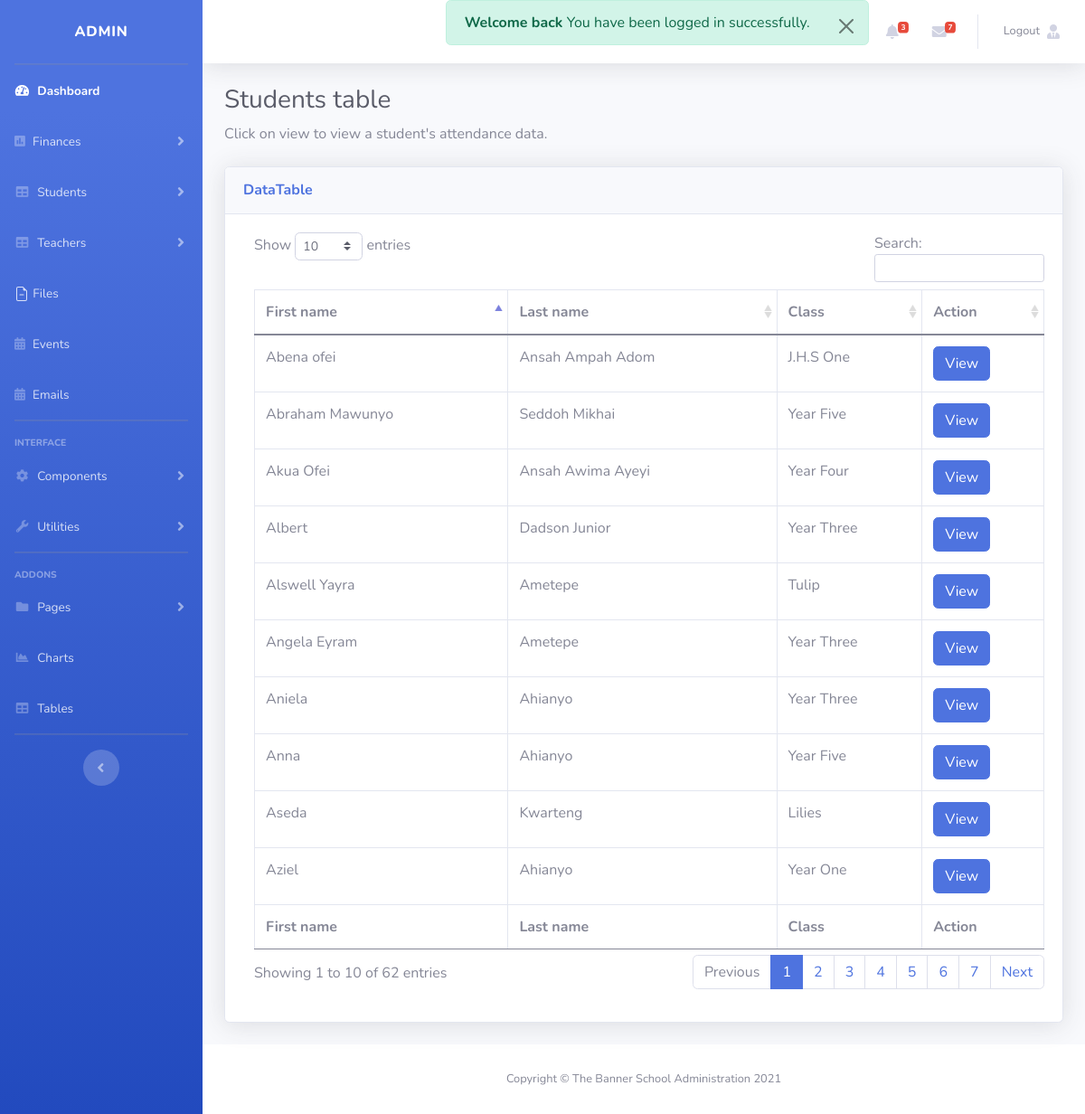
The app's page /home/attendance.php (signed in) with its own data.
### tables this page shows
CREATE TABLE IF NOT EXISTS `student` (
  `student_id` int(11) NOT NULL AUTO_INCREMENT,
  `firstname` varchar(100) NOT NULL,
  `lastname` varchar(100) NOT NULL,
  `class_id` int(11) NOT NULL,
  `username` varchar(100) NOT NULL,
  `password` varchar(100) NOT NULL,
  `location` varchar(100) NOT NULL,
  `status` varchar(100) NOT NULL,
  `balance` int(11) NOT NULL,
  `stu_status` int(11) NOT NULL,
  `dob` date NOT NULL,
  `gender` varchar(100) NOT NULL,
  PRIMARY KEY (`student_id`)
);

CREATE TABLE IF NOT EXISTS `class` (
  `class_id` int(11) NOT NULL AUTO_INCREMENT,
  `class_name` varchar(100) NOT NULL,
  `teacher_id` int(11) NOT NULL,
  PRIMARY KEY (`class_id`)
);

### home/attendance.php (the view, shortened to what this page needs)
<?php include "header.php"?>
<?php
$teacher_id = $_SESSION['id'];
?>
        <div class="container-fluid">
          <h1 class="h3 mb-2 text-gray-800">Students table</h1>
          <p class="mb-4">Click on view to view a student's attendance data</a>.</p>
          <div class="card shadow mb-4">
            <div class="card-header py-3">
              <h6 class="m-0 font-weight-bold text-primary">DataTable</h6>
            </div>
            <div class="card-body">
              <div class="table-responsive">
                <table class="table table-bordered" id="dataTable" width="100%" cellspacing="0">
                  <thead>
                    <tr>
                      <th>First name</th>
                      <th>Last name</th>
                      <th>Class</th>
                      <th>Action</th>
                    </tr>
                  </thead>
                  <tfoot>
                    <tr>
                    <th>First name</th>
                      <th>Last name</th>
                      <th>Class</th>
                      <th>Action</th>
                    </tr>
                  </tfoot>
                  <tbody>
                  <?php
                  if($user_type=='admin'){
                    $attendance_query=mysql_query("SELECT * FROM student LEFT JOIN class ON student.class_id=class.class_id WHERE stu_status='1'")or die(mysql_error());
                  }elseif($user_type=='teacher'){
                    $attendance_query=mysql_query("SELECT * FROM student LEFT JOIN class ON student.class_id=class.class_id LEFT JOIN teacher ON class.teacher_id=teacher.teacher_id WHERE teacher.teacher_id='$teacher_id' AND student.stu_status='1'")or die(mysql_error());
                  }else{
                    echo 'invalid user';
                  }?>
                  <?php
                  while($row = mysql_fetch_array($attendance_query)){
                    $id=$row['student_id'];
                    ?>
                      <tr>
                      <td><?php echo $row['firstname'];?></td>
                      <td><?php echo $row['lastname'];?></td>
                      <td><?php echo $row['class_name'];?></td>
                      <td><a class="btn btn-primary" href="student_attendance_data.php<?php echo '?id='.$id; ?>" role="button">View</a></td>
                    </tr>
                    <?php
                  }
                  ?>
                  </tbody>
                </table>
              </div>
            </div>
          </div>
        </div>
      </div>
      <?php include "footer.php"?>
</body>
</html>

### home/header.php (shortened to what this page needs)
<!DOCTYPE html>
<html lang="en">
<?php
$user_type=$_SESSION['type'];
$user_name=$_SESSION['name'];
?>
<head>
  <link href="vendor/fontawesome-free/css/all.min.css" rel="stylesheet" type="text/css">
  <link href="https://cdn.jsdelivr.net/npm/bootstrap@5.0.0-beta2/dist/css/bootstrap.min.css" rel="stylesheet">
  <link href="css/sb-admin-2.min.css" rel="stylesheet">
		<link href="vendors/fullcalendar/fullcalendar.css" rel="stylesheet" media="screen">
		<link href="assets/DT_bootstrap.css" rel="stylesheet" media="screen">
		<link href="vendors/jGrowl/jquery.jgrowl.css" rel="stylesheet" media="screen">
		<link rel="stylesheet" type="text/css" href="vendors/bootstrap-wysihtml5/src/bootstrap-wysihtml5.css"></link>
</head>
<body id="page-top">
  <div id="wrapper">
    <ul class="navbar-nav bg-gradient-primary sidebar sidebar-dark accordion" id="accordionSidebar">
      <a class="sidebar-brand d-flex align-items-center justify-content-center" href="index.php">
        <div class="sidebar-brand-text mx-3"><?php echo $user_name ?></div>
      </a>
      <hr class="sidebar-divider my-0">
      <li class="nav-item active">
        <a class="nav-link" href="index.php">
          <i class="fas fa-fw fa-tachometer-alt"></i>
          <span>Dashboard</span></a>
      </li>
<?php if($user_type=='admin'){
?>
      <li class="nav-item">
        <a class="nav-link collapsed" href="#" data-toggle="collapse" data-target="#collapseDash" aria-expanded="true" aria-controls="collapseTwo">
        <i class="fas fa-poll"></i>
          <span>Finances</span>
        </a>
      </li>
      <li class="nav-item">
        <a class="nav-link collapsed" href="#" data-toggle="collapse" data-target="#collapseOne" aria-expanded="true" aria-controls="collapseTwo">
          <i class="fas fa-fw fa-table"></i>
          <span>Students</span>
        </a>
      </li>
      <li class="nav-item">
        <a class="nav-link collapsed" href="#" data-toggle="collapse" data-target="#collapseTeacher" aria-expanded="true" aria-controls="collapseTwo">
          <i class="fas fa-fw fa-table"></i>
          <span>Teachers</span>
        </a>
      </li>
      <li class="nav-item">
        <a class="nav-link" href="files.php">
          <span>Files</span></a>
      </li>
      <li class="nav-item">
        <a class="nav-link" href="add_events.php">
          <i class="fas far fa-calendar-alt"></i>
          <span>Events</span></a>
      </li>
      <li class="nav-item">
        <a class="nav-link" href="email.php">
          <i class="fas far fa-calendar-alt"></i>
          <span>Emails</span></a>
      </li>
<?php
}else{
  echo 'invalid user';
}
?>
      <hr class="sidebar-divider">
      <div class="sidebar-heading">
        Interface
      </div>
      <li class="nav-item">
        <a class="nav-link collapsed" href="#" data-toggle="collapse" data-target="#collapseTwo" aria-expanded="true" aria-controls="collapseTwo">
          <i class="fas fa-fw fa-cog"></i>
          <span>Components</span>
        </a>
      </li>
      <li class="nav-item">
        <a class="nav-link collapsed" href="#" data-toggle="collapse" data-target="#collapseUtilities" aria-expanded="true" aria-controls="collapseUtilities">
          <i class="fas fa-fw fa-wrench"></i>
          <span>Utilities</span>
        </a>
      </li>
      <hr class="sidebar-divider">
      <div class="sidebar-heading">
        Addons
      </div>
      <li class="nav-item">
        <a class="nav-link collapsed" href="#" data-toggle="collapse" data-target="#collapsePages" aria-expanded="true" aria-controls="collapsePages">
          <i class="fas fa-fw fa-folder"></i>
          <span>Pages</span>
        </a>
      </li>
      <li class="nav-item">
        <a class="nav-link" href="charts.php">
          <i class="fas fa-fw fa-chart-area"></i>
          <span>Charts</span></a>
      </li>
      <li class="nav-item">
        <a class="nav-link" href="tables.php">
          <i class="fas fa-fw fa-table"></i>
          <span>Tables</span></a>
      </li>
      <hr class="sidebar-divider d-none d-md-block">
      <div class="text-center d-none d-md-inline">
        <button class="rounded-circle border-0" id="sidebarToggle"></button>
      </div>
    </ul>
    <div id="content-wrapper" class="d-flex flex-column">
      <div id="content">
        <nav class="navbar navbar-expand navbar-light bg-white topbar mb-4 static-top shadow">
          <ul class="navbar-nav ml-auto">
          <li>
          <?php if (isset($_SESSION['message'])) {
                        echo $_SESSION['message'];
                    } ?>
            </li>
            <li class="nav-item dropdown no-arrow mx-1">
              <a class="nav-link dropdown-toggle" href="#" id="alertsDropdown" role="button" data-toggle="dropdown" aria-haspopup="true" aria-expanded="false">
                <i class="fas fa-bell fa-fw"></i>
                <?php
$events_count = mysql_query("SELECT * from tbl_events WHERE year(start)=year(CURRENT_DATE()) AND month(start)=month(CURRENT_DATE()) AND (CURRENT_DATE()) BETWEEN start AND END")or die(mysql_error());
$count = mysql_num_rows($events_count);
$birthday_count = mysql_query("SELECT * from student WHERE month(dob)=month(CURRENT_DATE())")or die(mysql_error());
$count2 = mysql_num_rows($birthday_count);
$sum = $count + $count2;
?>
                <span class="badge badge-danger badge-counter"><?php echo $sum; ?></span>
              </a>
            </li>
            <li class="nav-item dropdown no-arrow mx-1">
              <a class="nav-link dropdown-toggle" href="#" id="messagesDropdown" role="button" data-toggle="dropdown" aria-haspopup="true" aria-expanded="false">
                <i class="fas fa-envelope fa-fw"></i>
                <span class="badge badge-danger badge-counter">7</span>
              </a>
            </li>
            <li class="nav-item dropdown no-arrow">
              <a class="nav-link dropdown-toggle" href="#" id="userDropdown" role="button" data-toggle="dropdown" aria-haspopup="true" aria-expanded="false">
                <span class="mr-2 d-none d-lg-inline text-gray-600 small">Logout</span>
                <i class="fas fa-user-tie"></i>
              </a>
            </li>
          </ul>
        </nav>

### home/footer.php (shortened to what this page needs)
<footer class="sticky-footer bg-white">
<div class="container my-auto">
<div class="copyright text-center my-auto">
  <span>Copyright &copy; The Banner School Administration <?php echo date('Y'); ?></span>
</div>
</div>
</footer>
</div>
</div>

### records on screen
student: firstname "Aseda", lastname "Kwarteng", class.class_name "Lilies"
student: firstname "Aniela", lastname "Ahianyo", class.class_name "Year Three"
student: firstname "Albert", lastname "Dadson Junior", class.class_name "Year Three"
student: firstname "Akua Ofei", lastname "Ansah Awima Ayeyi", class.class_name "Year Four"
student: firstname "Abraham Mawunyo", lastname "Seddoh Mikhai", class.class_name "Year Five"
student: firstname "Aziel", lastname "Ahianyo", class.class_name "Year One"
student: firstname "Abena ofei", lastname "Ansah Ampah Adom", class.class_name "J.H.S One"
student: firstname "Anna", lastname "Ahianyo", class.class_name "Year Five"
student: firstname "Angela Eyram", lastname "Ametepe", class.class_name "Year Three"
student: firstname "Alswell Yayra", lastname "Ametepe", class.class_name "Tulip"

### other values on screen
$user_name "ADMIN"
$_SESSION['message'] "Welcome back You have been logged in successfully."
$sum "3"
